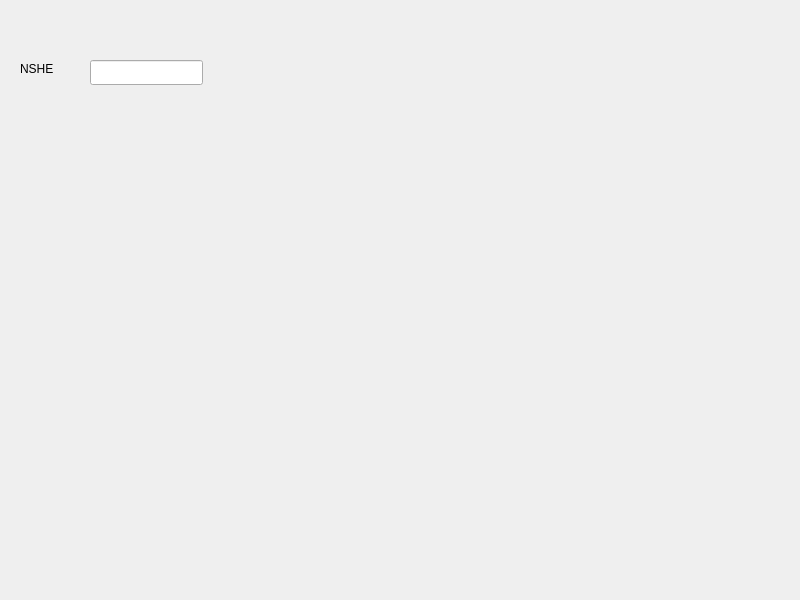
<?xml version="1.0" encoding="UTF-8"?>
<ui version="4.0">
 <class>Dialog</class>
 <widget class="QDialog" name="Dialog">
  <property name="geometry">
   <rect>
    <x>0</x>
    <y>0</y>
    <width>800</width>
    <height>600</height>
   </rect>
  </property>
  <property name="windowTitle">
   <string>Dialog</string>
  </property>
  <widget class="QLineEdit" name="lineEdit">
   <property name="geometry">
    <rect>
     <x>90</x>
     <y>60</y>
     <width>113</width>
     <height>25</height>
    </rect>
   </property>
  </widget>
  <widget class="QLabel" name="label">
   <property name="geometry">
    <rect>
     <x>20</x>
     <y>60</y>
     <width>51</width>
     <height>17</height>
    </rect>
   </property>
   <property name="text">
    <string>NSHE</string>
   </property>
  </widget>
 </widget>
 <resources/>
 <connections/>
</ui>
